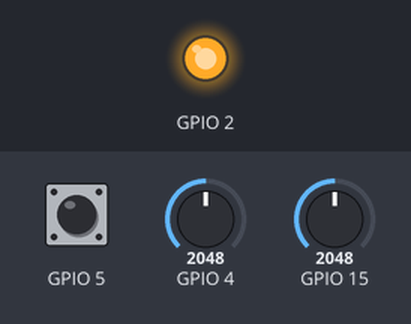
A sketch run on a simulated ESP32. On the bench: output pins drawn as LEDs (lit = HIGH). The test bench sets the inputs (shaded band); at power-on: GPIO 4 = 2048, GPIO 5 HIGH, GPIO 15 = 2048. USB keyboard and mouse output is not drawn; what the sketch prints to the serial monitor is not drawn.

Above: at 1.2 s.
1.3 s: GPIO 4 set to 60
Timing chart, 0 to 4.3 s (numbered marks = the images above; inputs shaded):
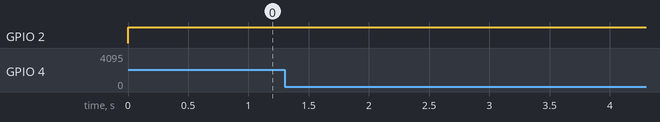

The sketch:

VR_Game_Controller.ino
```cpp
/*
  KEY_LEFT_CTRL
  KEY_LEFT_SHIFT
  KEY_LEFT_ALT
  KEY_LEFT_GUI
  KEY_RIGHT_CTRL
  KEY_RIGHT_SHIFT
  KEY_RIGHT_ALT
  KEY_RIGHT_GUI

  KEY_UP_ARROW * 4
  KEY_DOWN_ARROW * 4
  KEY_LEFT_ARROW
  KEY_RIGHT_ARROW
  KEY_BACKSPACE
  KEY_TAB
  KEY_RETURN * 5
  KEY_ESC
  KEY_INSERT
  KEY_PRTSC
  KEY_DELETE
  KEY_PAGE_UP
  KEY_PAGE_DOWN
  KEY_HOME
  KEY_END
  KEY_CAPS_LOCK
  KEY_F1
  KEY_F2
  KEY_F3
  KEY_F4
  KEY_F5
  KEY_F6
  KEY_F7
  KEY_F8
  KEY_F9
  KEY_F10
  KEY_F11
  KEY_F12
  KEY_F13
  KEY_F14
  KEY_F15
  KEY_F16
  KEY_F17
  KEY_F18
  KEY_F19
  KEY_F20
  KEY_F21
  KEY_F22
  KEY_F23
  KEY_F24

  KEY_NUM_0
  KEY_NUM_1
  KEY_NUM_2
  KEY_NUM_3
  KEY_NUM_4
  KEY_NUM_5
  KEY_NUM_6
  KEY_NUM_7
  KEY_NUM_8
  KEY_NUM_9
  KEY_NUM_SLASH
  KEY_NUM_ASTERISK
  KEY_NUM_MINUS
  KEY_NUM_PLUS
  KEY_NUM_ENTER
  KEY_NUM_PERIOD
*/
#include <BleKeyboard.h>
BleKeyboard bleKeyboard;

void setup() {
  Serial.begin(115200);
  bleKeyboard.begin();
  pinMode(2,OUTPUT);
  pinMode(15,INPUT);
  pinMode(4,INPUT);
  pinMode(5,INPUT);
  pinMode(18,INPUT);
  pinMode(19,INPUT);

}

void loop() {
      if(bleKeyboard.isConnected()) {
        digitalWrite(2,HIGH);
      }
      else {
        digitalWrite(2,LOW);
      }

  int x= analogRead(4);
  Serial.print(x);
  int y= analogRead(15);
  Serial.print("   ");
  Serial.print(y);
  Serial.print("   ");

    //   if(y<=100){
    // bleKeyboard.press(KEY_DOWN_ARROW );
    // // bleKeyboard.releaseAll();
    // // delay(5);
    //   }

    //   else if(y>=4000){
    // bleKeyboard.press(KEY_UP_ARROW );
    // // bleKeyboard.releaseAll();
    // // delay(5);
    //   }

      // else {
      // bleKeyboard.releaseAll();
      // }

   if(x<=100){
   bleKeyboard.press(KEY_UP_ARROW );
   // bleKeyboard.releaseAll();
    // // delay(500);
    }

    else if(x>=4000 ){
    bleKeyboard.press(KEY_DOWN_ARROW );
    // bleKeyboard.releaseAll();
    // delay(500);
      }

      else {
      bleKeyboard.releaseAll();
      }

    int F5= digitalRead(5);
    Serial.println (F5);
       if (F5 == LOW){
    bleKeyboard.write(KEY_RETURN);
    delay(50);
    //bleKeyboard.releaseAll();
      }

    // digitalRead(18);
    // if (18 == HIGH){
    // bleKeyboard.write(KEY_ESC);
    // bleKeyboard.releaseAll();
    // delay(500);
    //   }

    // digitalRead(19);
    // if (19 == HIGH){
    // bleKeyboard.write(KEY_RETURN);
    // bleKeyboard.releaseAll();
    // delay(500);
    //   }


}
```
